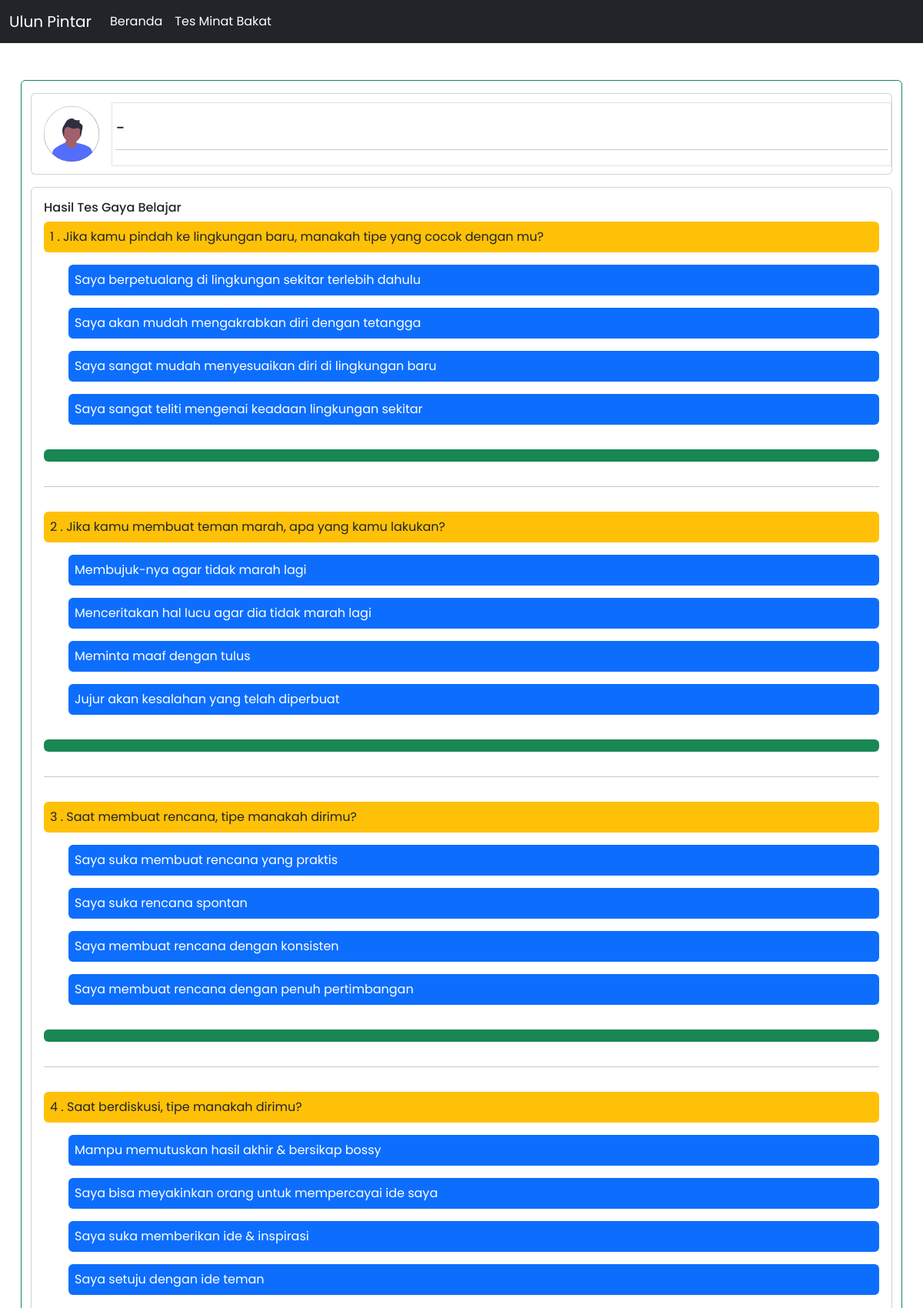
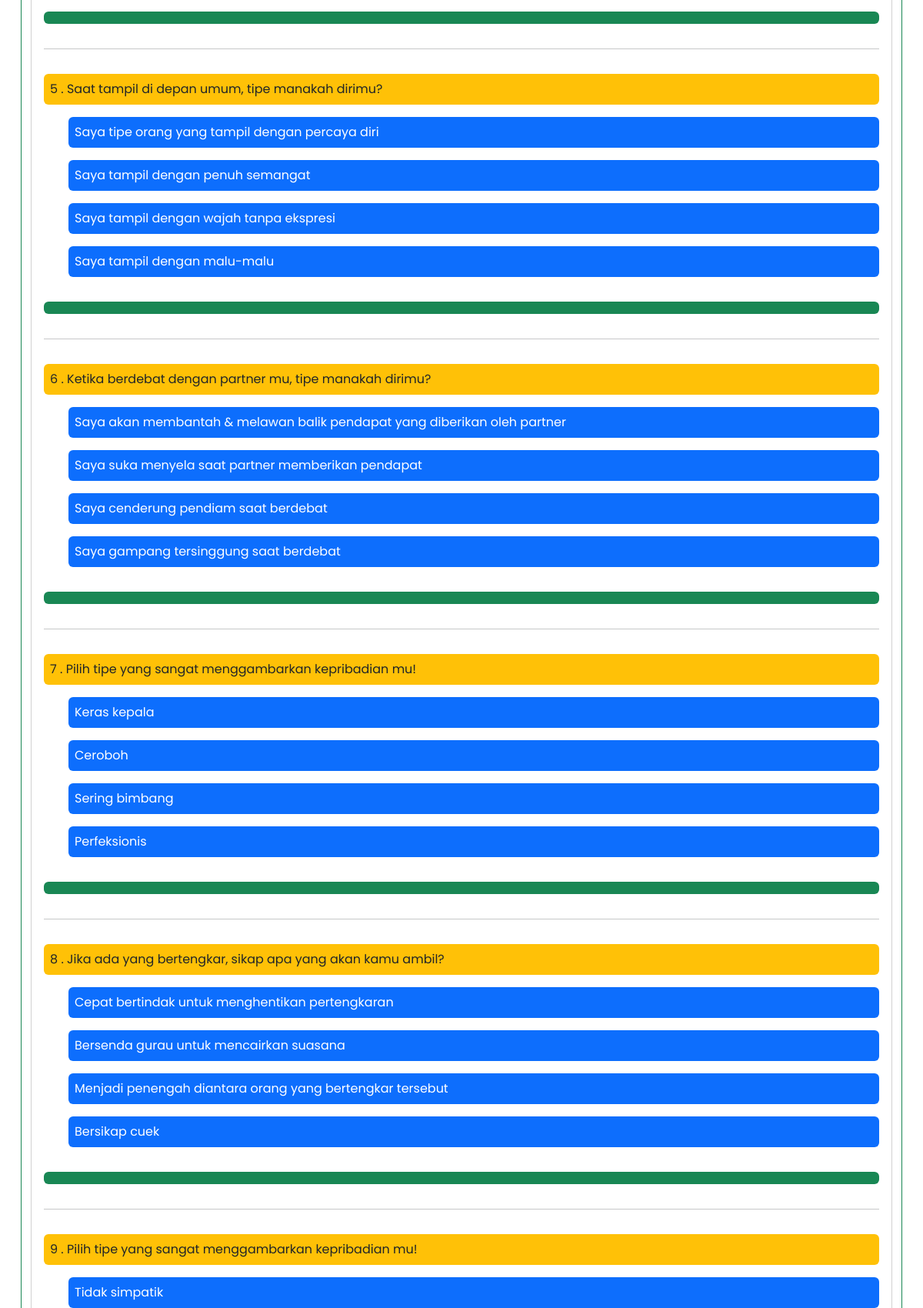
The page /guru/siswaKepribadian.php (signed in, upper part) on the database its author committed (2 pictures, top to bottom).
### tables this page shows
CREATE TABLE `data_kepribadian` (
  `id` int NOT NULL,
  `soal` text,
  `opsi_satu` text,
  `opsi_dua` text,
  `opsi_tiga` text,
  `opsi_empat` text
);

### functions/functions.php (called while the page is built, shortened)
<?php
$conn = mysqli_connect("localhost", "root", "", "ulunpintar");
function query($query) {
    global $conn;
    $result = mysqli_query($conn, $query);
    $rows = [];
    while( $row = mysqli_fetch_assoc($result)){
        $rows[] = $row;
    }
    return $rows;
}
$getPribadi = query("SELECT * FROM data_kepribadian");
?>

### guru/siswaKepribadian.php (the view, shortened to what this page needs)
<?php
require '../functions/functions.php';
$id = $_GET['id'];
$getDetailSiswa = query("SELECT * FROM hasil_kepribadian WHERE id = '$id'")[0];
?>
<?php require '../views/layouts/header.php'; ?>
<?php require '../views/layouts/navbar.php'; ?>
<div class="container" id="top">
    <div class="card my-5 shadow-md border-success container d-flex flex-column" style="width: 100%; height: max-content;">
        <div class="card my-3 overflow-hidden d-flex flex-row align-items-center shadow-md">
            <div class="p-3">
                <img src="../assets/cards/profile.svg" alt="profile-card" width="80" class="img-fluid bg-white">
            </div>
            <div class="border p-1 flex-fill" style="width: 100%;">
                <p class="h5 d-flex mt-3"><?= $getDetailSiswa['user']; ?> - <?= $getDetailSiswa['kepribadian']; ?></p>
                <hr>
            </div>
        </div>
        <div class="d-flex flex-row flex-wrap">
            <div class="card p-3 mb-3" style="width: 100%;">
                <h6>Hasil Tes Gaya Belajar</h6>
                <div class="d-flex flex-column gap-3">
                    <?php foreach ($getPribadi as $index => $gp) : ?>
                        <div class="bg-warning text-dark p-2 rounded">
                            <?= $gp['id']; ?> . <?= $gp['soal']; ?>
                        </div>
                        <ul class="d-flex flex-column gap-3">
                            <li class="bg-primary text-white p-2 rounded"><?= $gp['opsi_satu']; ?></li>
                            <li class="bg-primary text-white p-2 rounded"><?= $gp['opsi_dua']; ?></li>
                            <li class="bg-primary text-white p-2 rounded"><?= $gp['opsi_tiga']; ?></li>
                            <li class="bg-primary text-white p-2 rounded"><?= $gp['opsi_empat']; ?></li>
                        </ul>
                        <div class="bg-success text-white p-2 rounded">
                        </div>
                        <hr>
                    <?php endforeach; ?>
                </div>
            </div>
        </div>
    </div>
</div>

### views/src/css/footer.css (style rules this page uses)
body { line-height: 1.5; font-family: 'Poppins', sans-serif; }
* { margin:0; padding:0; box-sizing: border-box; }
.container { max-width: 1170px; margin:auto; }
ul { list-style: none; }

### rows shown on the page
data_kepribadian: id "1", soal "Jika kamu pindah ke lingkungan baru, manakah tipe yang cocok dengan mu?", opsi_satu "Saya berpetualang di lingkungan sekitar terlebih dahulu", opsi_dua "Saya akan mudah mengakrabkan diri dengan tetangga", opsi_tiga "Saya sangat mudah menyesuaikan diri di lingkungan baru", opsi_empat "Saya sangat teliti mengenai keadaan lingkungan sekitar"
data_kepribadian: id "2", soal "Jika kamu membuat teman marah, apa yang kamu lakukan?", opsi_satu "Membujuk-nya agar tidak marah lagi", opsi_dua "Menceritakan hal lucu agar dia tidak marah lagi", opsi_tiga "Meminta maaf dengan tulus", opsi_empat "Jujur akan kesalahan yang telah diperbuat"
data_kepribadian: id "3", soal "Saat membuat rencana, tipe manakah dirimu?", opsi_satu "Saya suka membuat rencana yang praktis", opsi_dua "Saya suka rencana spontan", opsi_tiga "Saya membuat rencana dengan konsisten", opsi_empat "Saya membuat rencana dengan penuh pertimbangan"
data_kepribadian: id "4", soal "Saat berdiskusi, tipe manakah dirimu?", opsi_satu "Mampu memutuskan hasil akhir & bersikap bossy", opsi_dua "Saya bisa meyakinkan orang untuk mempercayai ide saya", opsi_tiga "Saya suka memberikan ide & inspirasi", opsi_empat "Saya setuju dengan ide teman"
data_kepribadian: id "5", soal "Saat tampil di depan umum, tipe manakah dirimu?", opsi_satu "Saya tipe orang yang tampil dengan percaya diri", opsi_dua "Saya tampil dengan penuh semangat", opsi_tiga "Saya tampil dengan wajah tanpa ekspresi", opsi_empat "Saya tampil dengan malu-malu"
data_kepribadian: id "6", soal "Ketika berdebat dengan partner mu, tipe manakah dirimu?", opsi_satu "Saya akan membantah & melawan balik pendapat yang diberikan oleh partner", opsi_dua "Saya suka menyela saat partner memberikan pendapat", opsi_tiga "Saya cenderung pendiam saat berdebat", opsi_empat "Saya gampang tersinggung saat berdebat"
data_kepribadian: id "7", soal "Pilih tipe yang sangat menggambarkan kepribadian mu!", opsi_satu "Keras kepala", opsi_dua "Ceroboh", opsi_tiga "Sering bimbang", opsi_empat "Perfeksionis"
data_kepribadian: id "8", soal "Jika ada yang bertengkar, sikap apa yang akan kamu ambil?", opsi_satu "Cepat bertindak untuk menghentikan pertengkaran", opsi_dua "Bersenda gurau untuk mencairkan suasana", opsi_tiga "Menjadi penengah diantara orang yang bertengkar tersebut", opsi_empat "Bersikap cuek"
data_kepribadian: id "9", soal "Pilih tipe yang sangat menggambarkan kepribadian mu!", opsi_satu "Tidak simpatik"
